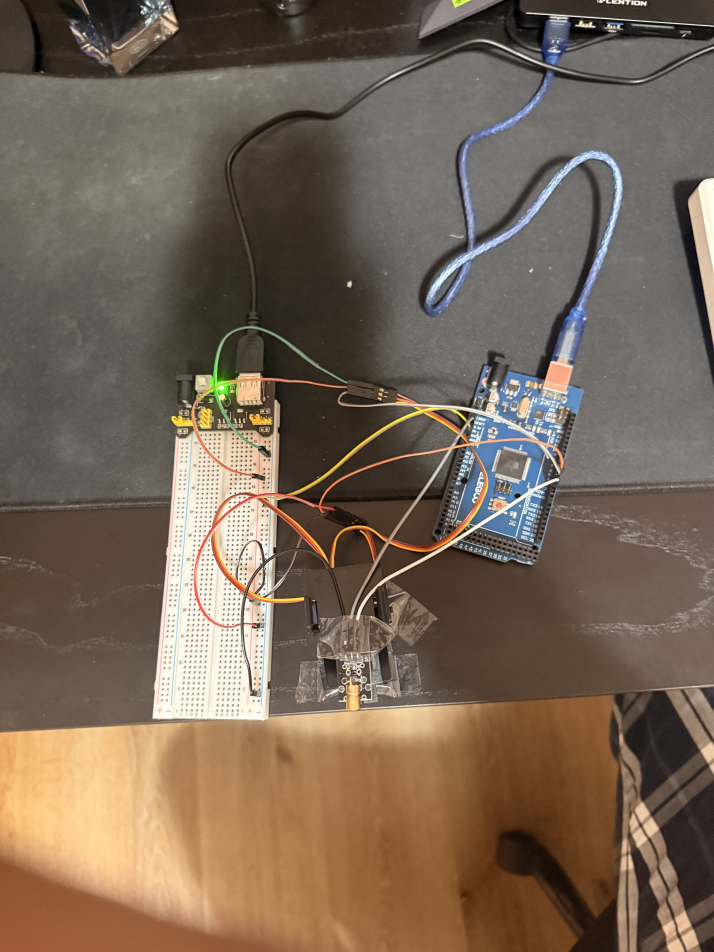
#> input picture IMG_4578.jpeg, 4284 x 5712 px, given in place of the camera (shown at 1/6 size)
$ python laser_tracker_red.py
#> lines starting #> are read from the running program, lines starting #| are printed output that depends on the picture; after the words box and inside, x2 and y2 are one past the last pixel; in counts of white or black regions, pixels touching at a corner belong together
import cv2
import serial
import time
import numpy as np

# ── Config ───────────────────────────────────────────────────────
PORT = "/dev/cu.usbmodem11301"
BAUD = 115200

PAN_MIN,  PAN_MAX  = 0,   180
TILT_MIN, TILT_MAX = 20,  160
DEADZONE = 15

PAN_OFFSET  = 0
TILT_OFFSET = -23

LOWER_RED1 = np.array([0,   120,  70])
UPPER_RED1 = np.array([10,  255, 255])
LOWER_RED2 = np.array([170, 120,  70])
UPPER_RED2 = np.array([180, 255, 255])
# ─────────────────────────────────────────────────────────────────

ser = serial.Serial(PORT, BAUD, timeout=1)
print("Connected. Press Q in tracker window to quit.")
time.sleep(2)

cap = cv2.VideoCapture(1)
if not cap.isOpened():
    print("ERROR: Camera not opened")
    exit()

cap.set(cv2.CAP_PROP_FPS,          60)
cap.set(cv2.CAP_PROP_FRAME_WIDTH,  640)
cap.set(cv2.CAP_PROP_FRAME_HEIGHT, 480)
print(f"Camera FPS: {cap.get(cv2.CAP_PROP_FPS)}")

pan_angle  = 90
tilt_angle = 90

def send(cmd):
    try:
        ser.write((cmd + '\n').encode())
    except Exception as e:
        print(f"Serial error: {e}")

def map_to_angle(pixel, total_pixels, angle_min, angle_max, offset=0):
    ratio = pixel / total_pixels
    angle = int(angle_min + ratio * (angle_max - angle_min)) + offset
    return max(min(angle_min, angle_max), min(max(angle_min, angle_max), angle))

send("P90")
send("T90")
send("LON")
time.sleep(0.5)

while True:
    ret, frame = cap.read()
#> frame is the input picture: shape (5712, 4284, 3); mean B, G, R 85.9, 101.8, 119.1
    if not ret:
        print("ERROR: Failed to read frame")
        break

    frame_h, frame_w = frame.shape[:2]
    cx, cy = frame_w // 2, frame_h // 2

    hsv   = cv2.cvtColor(frame, cv2.COLOR_BGR2HSV)
#> hsv: shape (5712, 4284, 3); mean H, S, V 19.8, 75.3, 120.7
    mask1 = cv2.inRange(hsv, LOWER_RED1, UPPER_RED1)
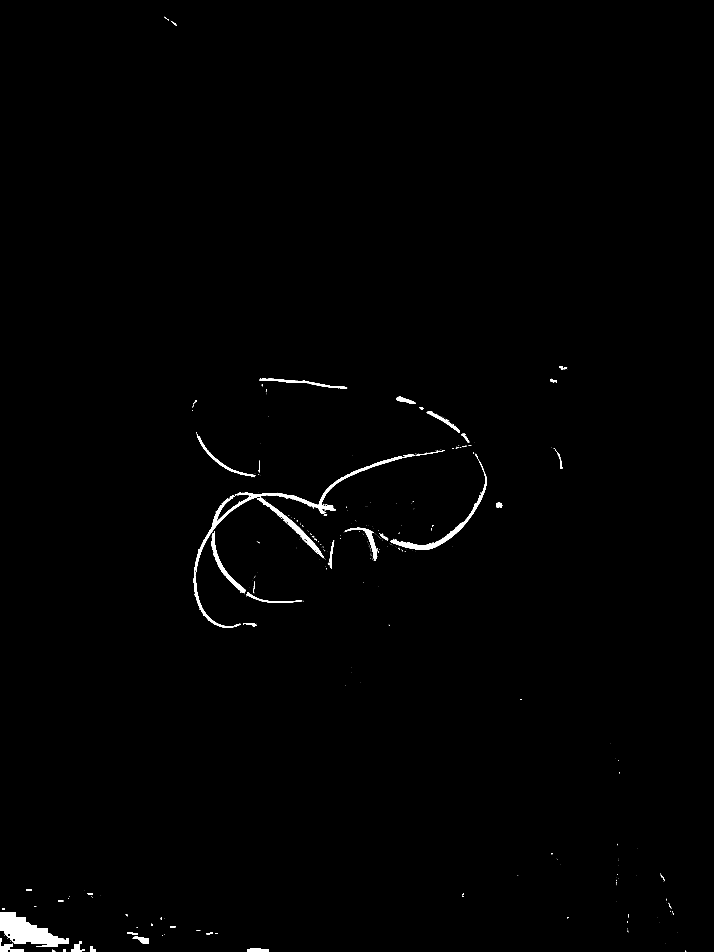
#> mask1: shape (5712, 4284) (shown at 1/6 size); 0.64% white; 542 white regions (452 under 20 px), largest, box (x1, y1, x2, y2) and area: (0, 5472, 412, 5680) 43056, (1163, 2742, 2425, 3767) 31891, (2343, 2847, 2919, 3299) 15187
    mask2 = cv2.inRange(hsv, LOWER_RED2, UPPER_RED2)
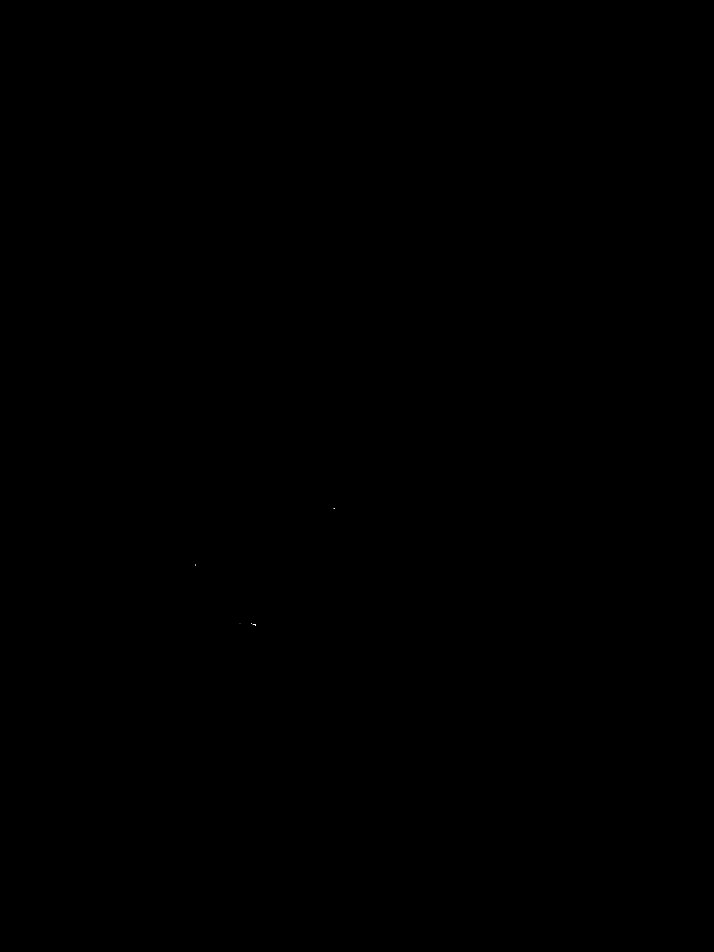
#> mask2: shape (5712, 4284) (shown at 1/6 size); 0% white in thin lines or dots, all inside (x1, y1, x2, y2) = (1172, 3051, 2009, 3753)
    mask  = cv2.bitwise_or(mask1, mask2)
#> mask: shape (5712, 4284); 0.64% white; 542 white regions (452 under 20 px), largest, box (x1, y1, x2, y2) and area: (0, 5472, 412, 5680) 43056, (1163, 2742, 2425, 3767) 31909, (2343, 2847, 2919, 3299) 15187
    mask  = cv2.erode(mask,  None, iterations=2)
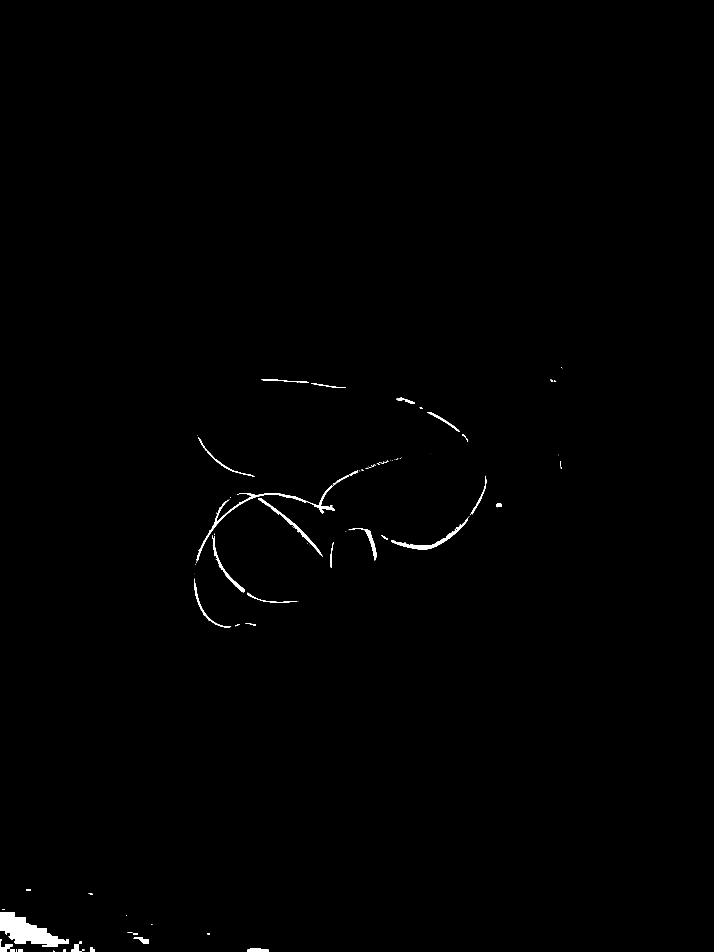
#> mask: shape (5712, 4284) (shown at 1/6 size); 0.41% white; 149 white regions (90 under 20 px), largest, box (x1, y1, x2, y2) and area: (0, 5474, 410, 5678) 40144, (1181, 2916, 2010, 3368) 11853, (2346, 3110, 2807, 3297) 8113
    mask  = cv2.dilate(mask, None, iterations=2)
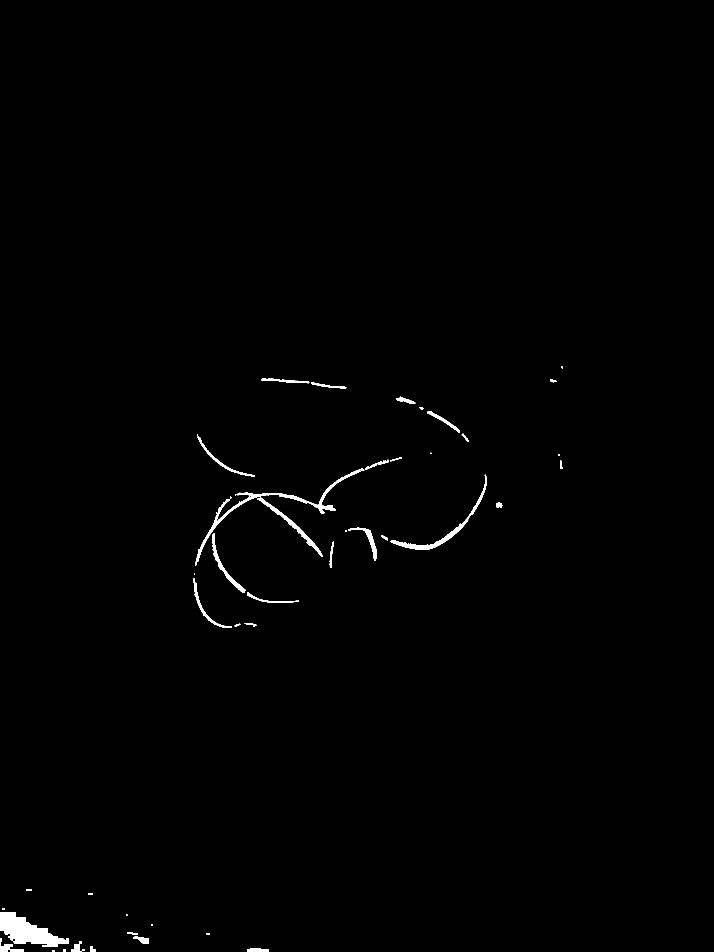
#> mask: shape (5712, 4284) (shown at 1/6 size); 0.59% white; 74 white regions

    contours, _ = cv2.findContours(mask, cv2.RETR_EXTERNAL, cv2.CHAIN_APPROX_SIMPLE)
#> contours = 74 contours, 8 with area under 20; largest, box (x1, y1, x2, y2) and area: (0, 5472, 412, 5680) 42132, (1171, 2821, 2151, 3394) 20600, (2344, 3094, 2819, 3299) 11031, (1546, 2987, 1937, 3341) 8772, (1274, 3209, 1472, 3556) 6652

    if contours:
        largest = max(contours, key=cv2.contourArea)
#> largest = contour of 175 points, box (x1, y1, x2, y2) (0, 5472, 412, 5680), area 42132
        area    = cv2.contourArea(largest)
#> area = 42131.5

        if area > 500:
            (x, y, w, h) = cv2.boundingRect(largest)
#> x = 0; y = 5472; w = 412; h = 208
            target_x = x + w // 2
#> target_x = 206
            target_y = y + h // 2
#> target_y = 5576

            error_x = target_x - cx
#> error_x = -1936
            error_y = target_y - cy
#> error_y = 2720

            new_pan  = map_to_angle(target_x, frame_w, PAN_MAX,  PAN_MIN,  PAN_OFFSET)
#> in map_to_angle, `ratio = pixel / total_pixels`: ratio = 0.0481
#> in map_to_angle, `angle = int(angle_min + ratio * (angle_max - angle_min)) + offset`: angle = 171
#> new_pan = 171
            new_tilt = map_to_angle(target_y, frame_h, TILT_MAX, TILT_MIN, TILT_OFFSET)
#> new_tilt = 20

            if abs(error_x) > DEADZONE:
                pan_angle = new_pan
#> pan_angle = 171
                print(f"Sending P{pan_angle}")
#| Sending P171
                send(f"P{pan_angle}")

            if abs(error_y) > DEADZONE:
                tilt_angle = new_tilt
#> tilt_angle = 20
                print(f"Sending T{tilt_angle}")
#| Sending T20
                send(f"T{tilt_angle}")

            print(f"Target: ({target_x},{target_y})  Error: ({error_x},{error_y})  Pan: {pan_angle}  Tilt: {tilt_angle}")
#| Target: (206,5576)  Error: (-1936,2720)  Pan: 171  Tilt: 20

            cv2.rectangle(frame, (x, y), (x+w, y+h), (0, 255, 0), 2)
            cv2.circle(frame, (target_x, target_y), 5, (0, 255, 0), -1)

    cv2.drawMarker(frame, (cx, cy), (0, 0, 255), cv2.MARKER_CROSS, 20, 2)

    mask_rgb = cv2.cvtColor(mask, cv2.COLOR_GRAY2BGR)
#> mask_rgb: shape (5712, 4284, 3); 0.59% white; 74 white regions, largest, box (x1, y1, x2, y2) and area: (0, 5472, 412, 5680) 42832, (1171, 2821, 2151, 3394) 22168, (2344, 3094, 2819, 3299) 11537
    combined = np.hstack([frame, mask_rgb])
    cv2.imshow("Laser Tracker  |  Mask", combined)

    key = cv2.waitKey(1) & 0xFF
#> (key q is pressed here)
    if key == ord('q') or key == ord('Q'):
        print("Quitting...")
        break

send("LOFF")
cap.release()
cv2.destroyAllWindows()
ser.close()

$ run again, on IMG_4579.jpeg
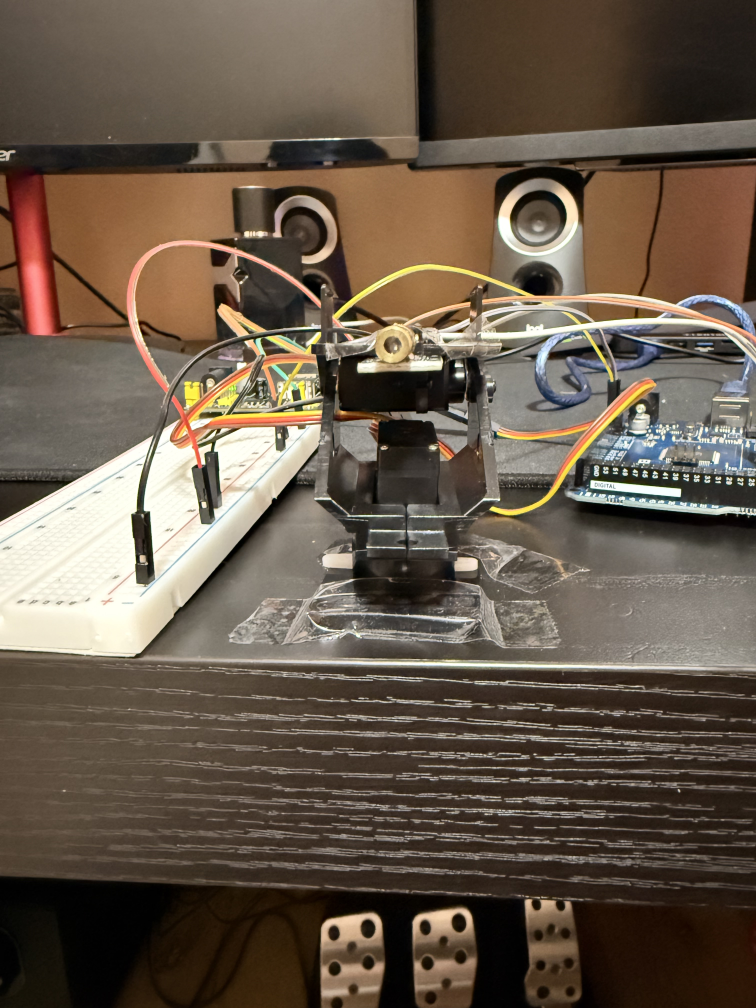
#> input picture IMG_4579.jpeg, 3024 x 4032 px, given in place of the camera (shown at 1/4 size)
#> frame is the input picture: shape (4032, 3024, 3); mean B, G, R 75.1, 89.7, 103.8
#> hsv: shape (4032, 3024, 3); mean H, S, V 20, 88.1, 104.5
#> `mask1 = cv2.inRange(hsv, LOWER_RED1, UPPER_RED1)`:
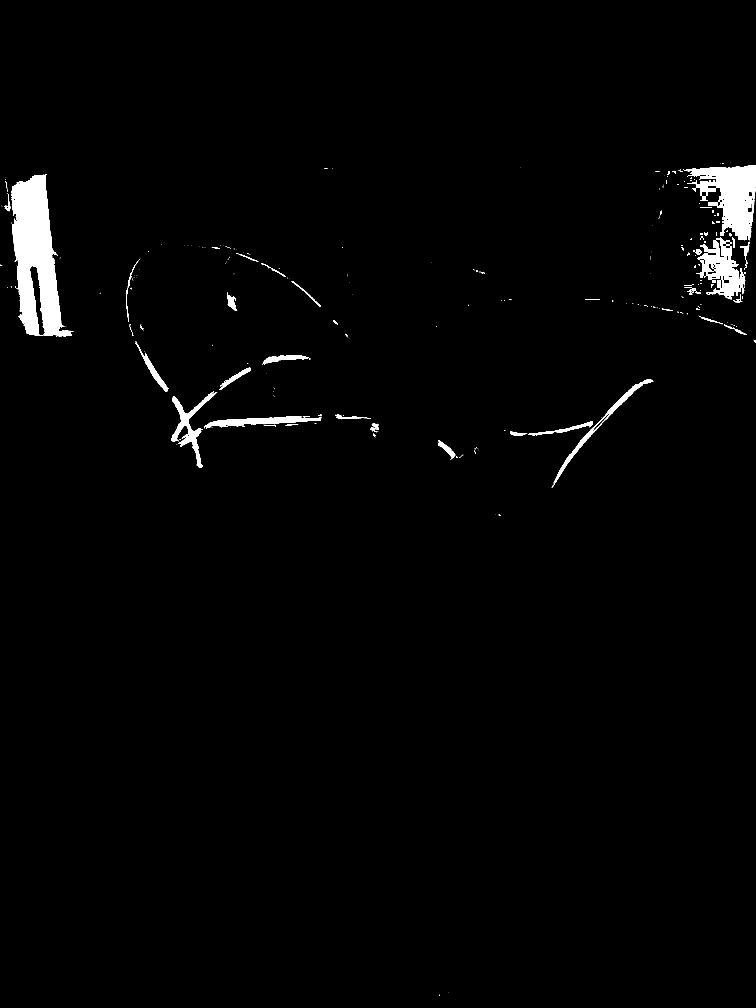
#> mask1: shape (4032, 3024) (shown at 1/4 size); 1.7% white; 404 white regions (308 under 20 px), largest, box (x1, y1, x2, y2) and area: (45, 698, 294, 1345) 85697, (2732, 662, 3024, 961) 44400, (2790, 950, 2981, 1198) 22871
#> mask2: shape (4032, 3024); 0.01% white; 32 white regions (25 under 20 px), largest, box (x1, y1, x2, y2) and area: (84, 701, 141, 728) 429, (53, 842, 70, 891) 321, (64, 790, 76, 806) 61
#> contours = 52 contours, 6 with area under 20; largest, box (x1, y1, x2, y2) and area: (45, 700, 283, 1345) 84798, (2746, 662, 3024, 960) 44002, (2794, 952, 2980, 1186) 23826, (685, 1576, 857, 1872) 9890, (823, 1666, 1281, 1711) 8306
#> largest = contour of 676 points, box (x1, y1, x2, y2) (45, 700, 283, 1345), area 84798
#> area = 84798
#> x = 45; y = 700; w = 238; h = 645
#> target_x = 164
#> target_y = 1022
#> error_x = -1348
#> error_y = -994
#> ratio = 0.0542
#> angle = 170
#> new_tilt = 101
#> pan_angle = 170
#| Sending P170
#> tilt_angle = 101
#| Sending T101
#| Target: (164,1022)  Error: (-1348,-994)  Pan: 170  Tilt: 101
#> mask_rgb: shape (4032, 3024, 3); 1.6% white; 52 white regions, largest, box (x1, y1, x2, y2) and area: (45, 700, 283, 1345) 85919, (2746, 662, 3024, 960) 43654, (2794, 952, 2980, 1186) 21771
#> `combined = np.hstack([frame, mask_rgb])`:
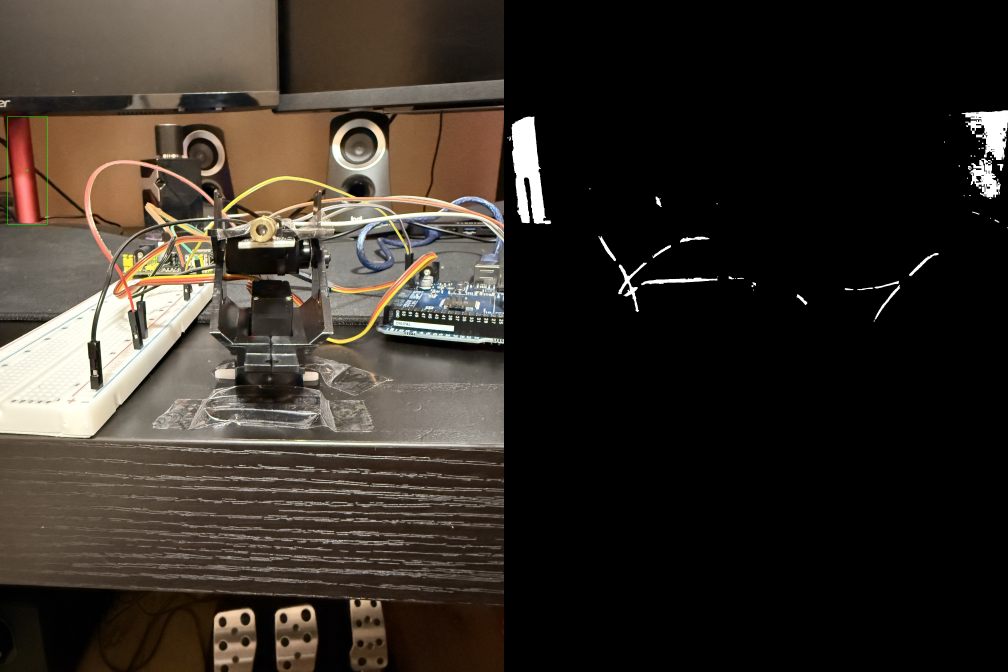
#> combined: shape (4032, 6048, 3) (shown at 1/6 size); mean B, G, R 39.6, 46.9, 53.9

$ run again, on IMG_4580.jpeg
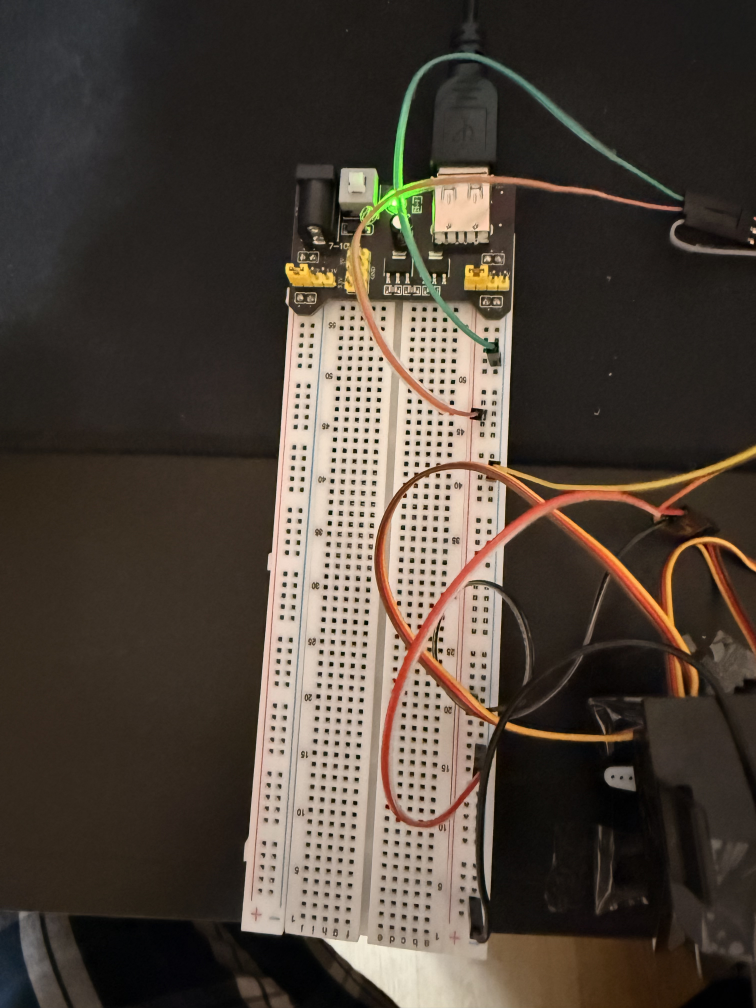
#> input picture IMG_4580.jpeg, 3024 x 4032 px, given in place of the camera (shown at 1/4 size)
#> frame is the input picture: shape (4032, 3024, 3); mean B, G, R 56.9, 66.4, 76.6
#> hsv: shape (4032, 3024, 3); mean H, S, V 22.2, 72.6, 77.2
#> `mask1 = cv2.inRange(hsv, LOWER_RED1, UPPER_RED1)`:
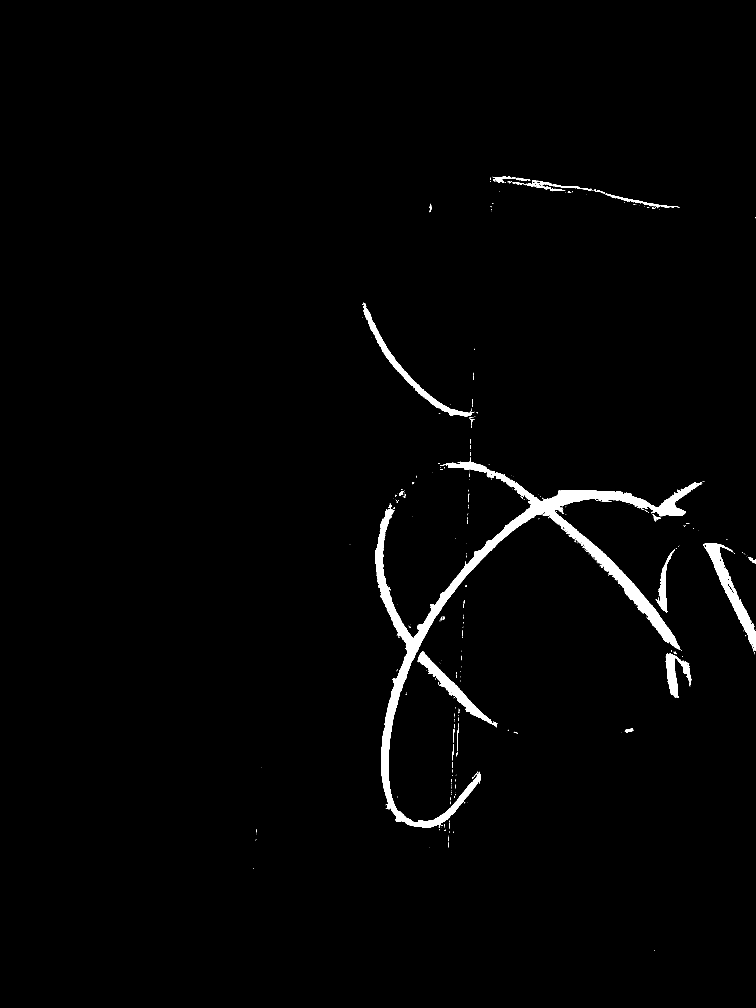
#> mask1: shape (4032, 3024) (shown at 1/4 size); 1.6% white; 504 white regions (452 under 20 px), largest, box (x1, y1, x2, y2) and area: (1501, 1829, 2808, 3311) 135021, (2812, 2172, 3024, 2603) 16974, (1450, 1210, 1888, 1665) 12707
#> mask2: shape (4032, 3024); 0% white; 3 white regions (2 under 20 px), largest, box (x1, y1, x2, y2) and area: (1722, 828, 1725, 868) 111
#> contours = 59 contours, 8 with area under 20; largest, box (x1, y1, x2, y2) and area: (1502, 1848, 2790, 3311) 127300, (2820, 2172, 3024, 2601) 16090, (1672, 2607, 1984, 2899) 11896, (1455, 1216, 1881, 1665) 11838, (2664, 2615, 2712, 2789) 5192
#> largest = contour of 4161 points, box (x1, y1, x2, y2) (1502, 1848, 2790, 3311), area 127300
#> area = 127300.5
#> x = 1502; y = 1848; w = 1288; h = 1463
#> target_x = 2146
#> target_y = 2579
#> error_x = 634
#> error_y = 563
#> ratio = 0.71
#> angle = 52
#> new_tilt = 47
#> pan_angle = 52
#| Sending P52
#> tilt_angle = 47
#| Sending T47
#| Target: (2146,2579)  Error: (634,563)  Pan: 52  Tilt: 47
#> mask_rgb: shape (4032, 3024, 3); 1.6% white; 59 white regions (1 under 20 px), largest, box (x1, y1, x2, y2) and area: (1502, 1848, 2790, 3311) 131611, (2820, 2172, 3024, 2601) 16334, (1455, 1216, 1881, 1665) 12467
#> `combined = np.hstack([frame, mask_rgb])`:
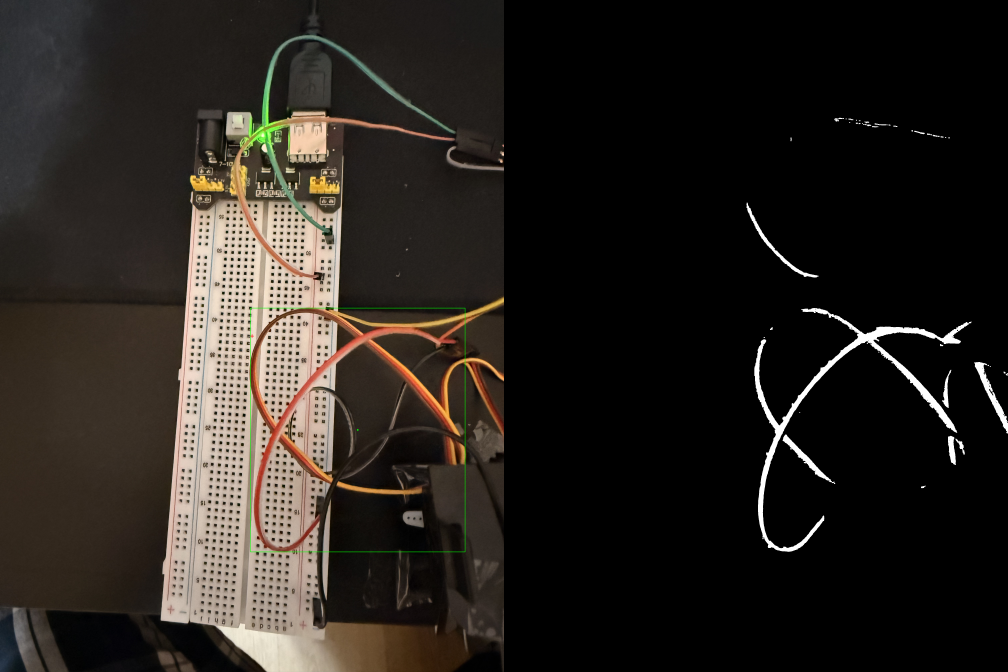
#> combined: shape (4032, 6048, 3) (shown at 1/6 size); mean B, G, R 30.4, 35.3, 40.2
